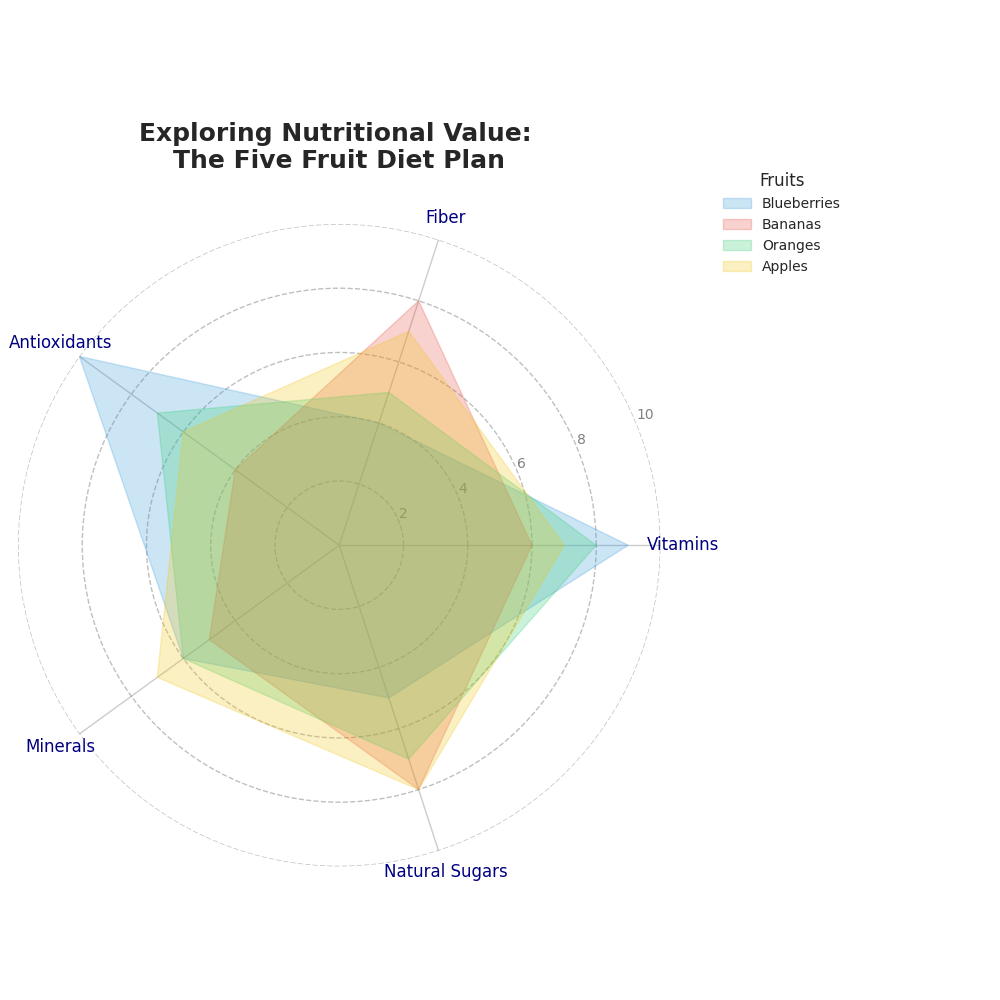

Generate this figure with Python:
import matplotlib.pyplot as plt
import numpy as np

fruits = ['Blueberries', 'Bananas', 'Oranges', 'Apples']
categories = ['Vitamins', 'Fiber', 'Antioxidants', 'Minerals', 'Natural Sugars']

nutritional_scores = {
    'Blueberries': [9, 4, 10, 6, 5],
    'Bananas': [6, 8, 4, 5, 8],
    'Oranges': [8, 5, 7, 6, 7],
    'Apples': [7, 7, 6, 7, 8]
}

num_vars = len(categories)
angles = np.linspace(0, 2 * np.pi, num_vars, endpoint=False).tolist()
angles += angles[:1]

fig, ax = plt.subplots(figsize=(10, 10), subplot_kw=dict(polar=True))

colors = ['#3498db', '#e74c3c', '#2ecc71', '#f1c40f']

for fruit, color in zip(fruits, colors):
    values = nutritional_scores[fruit]
    values += values[:1]
    ax.fill(angles, values, color=color, alpha=0.25, label=fruit)

ax.set_xticks(angles[:-1])
ax.set_xticklabels(categories, fontsize=12, color='navy')

ax.yaxis.grid(True, linestyle='--', which='both', color='gray', alpha=0.5)
ax.spines['polar'].set_visible(False)

ax.set_yticks([2, 4, 6, 8, 10])
ax.set_yticklabels(['2', '4', '6', '8', '10'], color='gray', size=10)
ax.set_ylim(0, 10)

plt.title("Exploring Nutritional Value: \nThe Five Fruit Diet Plan", size=18, fontweight='bold', pad=40)

ax.legend(loc='upper right', bbox_to_anchor=(1.3, 1.1), fontsize=10, title='Fruits', title_fontsize=12, frameon=False)

plt.tight_layout(rect=[0, 0, 0.9, 1])

plt.show()
